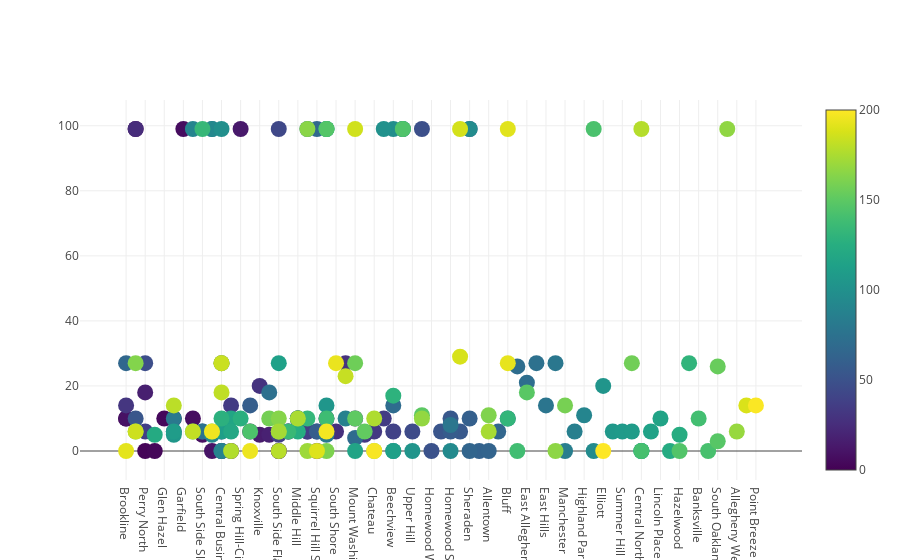

Notebook code cell kept with this figure:
### Markdown cell above
Now, let's virtuliza 2D data by passing x, y to trace. To make scatter looks better, we can also pass marker attributes like size of each data point and colorscale.

From the plot below, we can see the distribution of accident hierarchy and also the distribution on each neighborhood.

### Code cell
trace1 = Scatter(
    x = crimes['INCIDENTNEIGHBORHOOD'][:200],
    y = crimes['HIERARCHY'][:200],
    mode='markers',
    marker=dict(
        size='16',
        color = np.linspace(0, 200, 200),
        colorscale='Viridis',
        showscale=True
    )
)
data = [trace1]
#On executing the script, it will save this plot in temp-plot.html and you can see the interactive plot in web browser
url_1 = offline.plot(data,auto_open=False)
offline.iplot(data)

### Figure 1 — Plotly figure (JSON) as saved in the notebook; plotly's stock layout.template omitted (floating-point values rounded to 4 significant figures; data arrays with more than 128 entries replaced by an {"elided": "..."} marker saying what was removed)
{"data": [{"marker": {"color": {"elided": "200 float values"}, "colorscale": "Viridis", "showscale": true, "size": "16"}, "mode": "markers", "type": "scatter", "x": {"elided": "200 str values"}, "y": {"elided": "200 int values"}}], "layout": {}}
